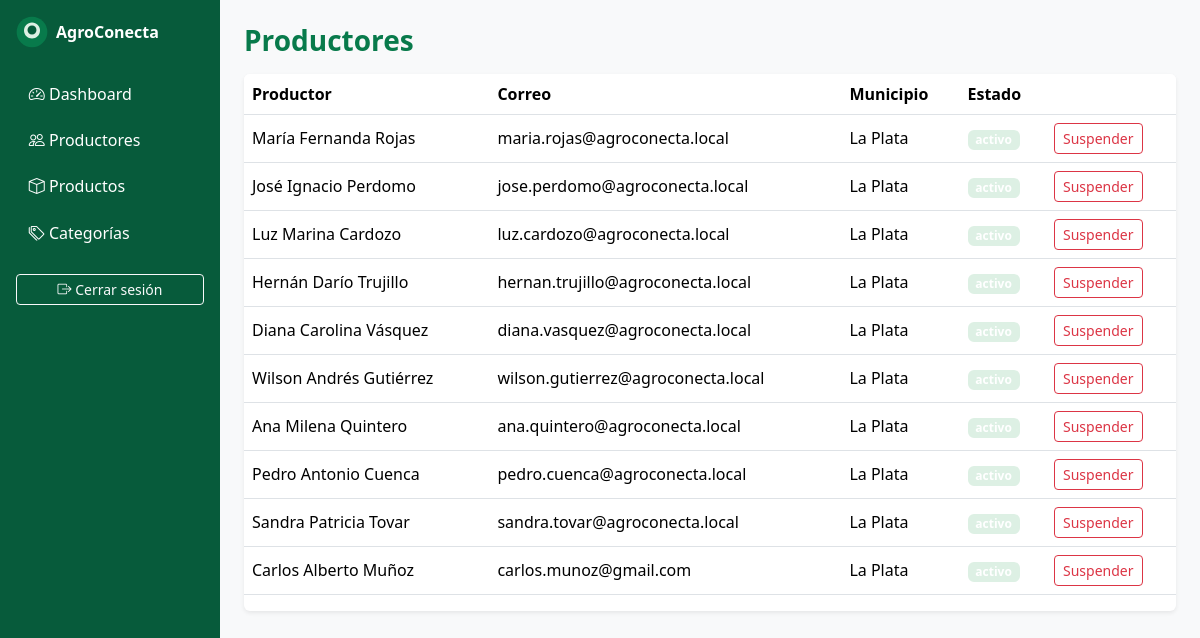
Page /admin/productores (signed in) on the committed database.
### tables this page shows
CREATE TABLE IF NOT EXISTS `productores` (
  `id` int UNSIGNED NOT NULL AUTO_INCREMENT,
  `usuario_id` int UNSIGNED NOT NULL,
  `nombre_productor` varchar(120) NOT NULL,
  `nombre_unidad_productiva` varchar(150) DEFAULT NULL,
  `zona_vereda` varchar(120) NOT NULL,
  `municipio` varchar(80) NOT NULL DEFAULT 'La Plata',
  `departamento` varchar(80) NOT NULL DEFAULT 'Huila',
  `telefono_comercial` varchar(30) DEFAULT NULL,
  `mostrar_telefono` tinyint(1) NOT NULL DEFAULT '0',
  `imagen_perfil` varchar(255) DEFAULT NULL,
  `fecha_registro` timestamp NOT NULL DEFAULT CURRENT_TIMESTAMP,
  `fecha_actualizacion` timestamp NOT NULL DEFAULT CURRENT_TIMESTAMP ON UPDATE CURRENT_TIMESTAMP,
  PRIMARY KEY (`id`),
  UNIQUE KEY `usuario_id` (`usuario_id`),
  KEY `idx_productores_municipio` (`municipio`),
  KEY `idx_productores_vereda` (`zona_vereda`)
);

CREATE TABLE IF NOT EXISTS `usuarios` (
  `id` int UNSIGNED NOT NULL AUTO_INCREMENT,
  `nombre_usuario` varchar(50) NOT NULL,
  `correo` varchar(120) NOT NULL,
  `password_hash` varchar(255) NOT NULL,
  `rol` enum('administrador','productor') NOT NULL DEFAULT 'productor',
  `estado` enum('activo','suspendido','pendiente') NOT NULL DEFAULT 'activo',
  `fecha_creacion` timestamp NOT NULL DEFAULT CURRENT_TIMESTAMP,
  `fecha_actualizacion` timestamp NOT NULL DEFAULT CURRENT_TIMESTAMP ON UPDATE CURRENT_TIMESTAMP,
  PRIMARY KEY (`id`),
  UNIQUE KEY `nombre_usuario` (`nombre_usuario`),
  UNIQUE KEY `correo` (`correo`),
  KEY `idx_usuarios_correo` (`correo`),
  KEY `idx_usuarios_usuario` (`nombre_usuario`)
);

### app/Controllers/AdminController.php (called while the page is built, shortened)
<?php
class AdminController extends Controller
{
    public function producers(): void
    {
        $rows = \Database::connection()->query(
            "SELECT p.*, u.nombre_usuario, u.correo, u.estado AS estado_usuario
             FROM productores p INNER JOIN usuarios u ON u.id = p.usuario_id
             ORDER BY p.fecha_registro DESC"
        )->fetchAll();
        $this->view('admin/producers', compact('rows'), 'dashboard');
    }
}

### index.php (called while the page is built, shortened)
<?php
require __DIR__ . '/config/bootstrap.php';
$router = new Router();
$router->dispatch(
    $_SERVER['REQUEST_METHOD'] ?? 'GET',
    parse_url($_SERVER['REQUEST_URI'] ?? '/', PHP_URL_PATH) ?: '/'
);

### config/database.php (called while the page is built, shortened)
<?php
class Database
{
    private static ?PDO $pdo = null;
    public static function connection(): PDO
    {
        if (self::$pdo === null) {
            $host = getenv('DB_HOST') ?: '127.0.0.1';
            $port = getenv('DB_PORT') ?: '3306';
            $name = getenv('DB_NAME') ?: 'agroconecta_huila';
            $user = getenv('DB_USER') ?: 'root';
            $pass = getenv('DB_PASS') ?: '';
            $dsn = "mysql:host={$host};port={$port};dbname={$name};charset=utf8mb4";
            self::$pdo = new PDO($dsn, $user, $pass, [
                PDO::ATTR_ERRMODE            => PDO::ERRMODE_EXCEPTION,
                PDO::ATTR_DEFAULT_FETCH_MODE => PDO::FETCH_ASSOC,
                PDO::ATTR_EMULATE_PREPARES   => false,
            ]);
        }
        return self::$pdo;
    }
}

### config/bootstrap.php (called while the page is built, shortened)
<?php
spl_autoload_register(function (string $class): void {
    $rel  = substr($class, 4);
    $file = __DIR__ . '/../app/' . str_replace('\\', '/', $rel) . '.php';
});
require_once __DIR__ . '/database.php';

### app/Helpers/Security.php (called while the page is built, shortened)
<?php
class Security
{
    public static function e(?string $v): string
    {
        return htmlspecialchars((string)$v, ENT_QUOTES | ENT_HTML5, 'UTF-8');
    }
}

### app/Views/admin/producers.php (the view)
<?php use App\Helpers\Security; $base = getenv('APP_URL') ?: ''; ?>
<h1 class="h3 text-success fw-bold mb-3">Productores</h1>
<div class="table-responsive bg-white rounded shadow-sm">
  <table class="table align-middle">
    <thead><tr><th>Productor</th><th>Correo</th><th>Municipio</th><th>Estado</th><th></th></tr></thead>
    <tbody>
      <?php foreach ($rows as $r): ?>
        <tr>
          <td><?= Security::e($r['nombre_productor']) ?></td>
          <td><?= Security::e($r['correo']) ?></td>
          <td><?= Security::e($r['municipio']) ?></td>
          <td>
            <span class="badge bg-<?= $r['estado_usuario'] === 'activo' ? 'success' : 'danger' ?>-subtle">
              <?= Security::e($r['estado_usuario']) ?>
            </span>
          </td>
          <td>
            <form method="post" action="<?= $base ?>/admin/productores/<?= $r['id'] ?>/toggle">
              <button class="btn btn-sm btn-outline-<?= $r['estado_usuario'] === 'activo' ? 'danger' : 'success' ?>">
                <?= $r['estado_usuario'] === 'activo' ? 'Suspender' : 'Activar' ?>
              </button>
            </form>
          </td>
        </tr>
      <?php endforeach; ?>
    </tbody>
  </table>
</div>

### app/core/Router.php (shortened to what this page needs)
<?php
class Router
{
    private array $routes = [];
    private function add(string $m, string $p, array $h, array $mw): void
    {
        $this->routes[] = compact('m', 'p', 'h', 'mw');
    }
    public function dispatch(string $method, string $uri): void
    {
        $base = rtrim(str_replace('\\', '/', dirname($_SERVER['SCRIPT_NAME'] ?? '')), '/');
        if ($base !== '' && str_starts_with($uri, $base)) {
            $uri = substr($uri, strlen($base));
        }
        $uri = '/' . trim($uri, '/');
        foreach ($this->routes as $r) {
            if ($r['m'] !== $method) continue;
            $pat = '#^' . preg_replace('#\{[a-zA-Z_]+\}#', '([^/]+)', $r['p']) . '$#';
            if (preg_match($pat, $uri, $matches)) {
                array_shift($matches);
                [$class, $action] = $r['h'];
                (new $class())->{$action}(...$matches);
                return;
            }
        }
    }
}

### public/assets/css/style.css (style rules this page uses)
:root { --verde-oscuro: #075b3b; --verde: #087a4b; --verde-2: #2d9564; --verde-claro: #ddf0e4; --blanco: #ffffff; --gris-claro: #f4f6f4; --gris-medio: #e5e7eb; --gris-oscuro: #263238; --amarillo: #f5d99a; --rojo: #dc3545; }
body { background: var(--gris-claro); color: var(--gris-oscuro); font-family: "Segoe UI", system-ui, sans-serif; }
.text-success { color: var(--verde) !important; }
.bg-success-subtle { background: var(--verde-claro) !important; }

### rows in the picture
productores: nombre_productor "María Fernanda Rojas", usuario.correo "maria.rojas@agroconecta.local", municipio "La Plata", usuario.estado "activo"
productores: nombre_productor "José Ignacio Perdomo", usuario.correo "jose.perdomo@agroconecta.local", municipio "La Plata", usuario.estado "activo"
productores: nombre_productor "Luz Marina Cardozo", usuario.correo "luz.cardozo@agroconecta.local", municipio "La Plata", usuario.estado "activo"
productores: nombre_productor "Hernán Darío Trujillo", usuario.correo "hernan.trujillo@agroconecta.local", municipio "La Plata", usuario.estado "activo"
productores: nombre_productor "Diana Carolina Vásquez", usuario.correo "diana.vasquez@agroconecta.local", municipio "La Plata", usuario.estado "activo"
productores: nombre_productor "Wilson Andrés Gutiérrez", usuario.correo "wilson.gutierrez@agroconecta.local", municipio "La Plata", usuario.estado "activo"
productores: nombre_productor "Ana Milena Quintero", usuario.correo "ana.quintero@agroconecta.local", municipio "La Plata", usuario.estado "activo"
productores: nombre_productor "Pedro Antonio Cuenca", usuario.correo "pedro.cuenca@agroconecta.local", municipio "La Plata", usuario.estado "activo"
productores: nombre_productor "Sandra Patricia Tovar", usuario.correo "sandra.tovar@agroconecta.local", municipio "La Plata", usuario.estado "activo"
productores: nombre_productor "Carlos Alberto Muñoz", usuario.correo "carlos.munoz@gmail.com", municipio "La Plata", usuario.estado "activo"
